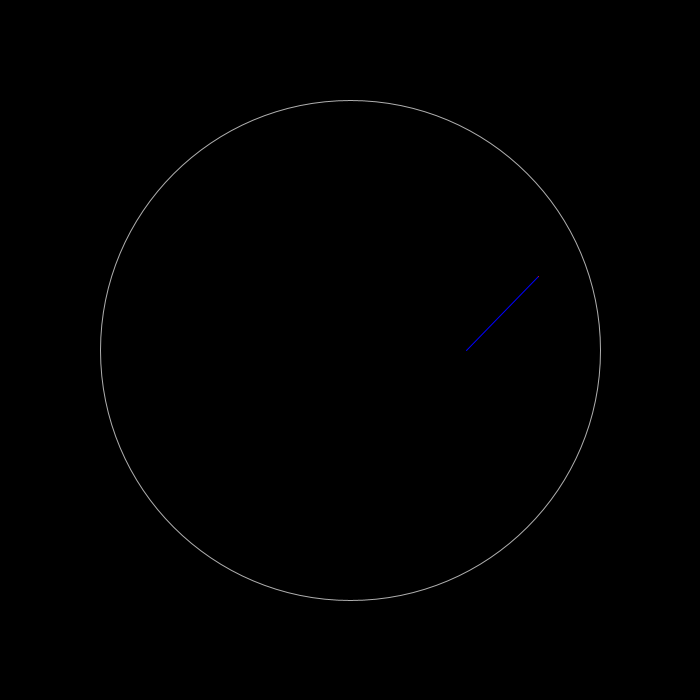
Frame 1 (no input)
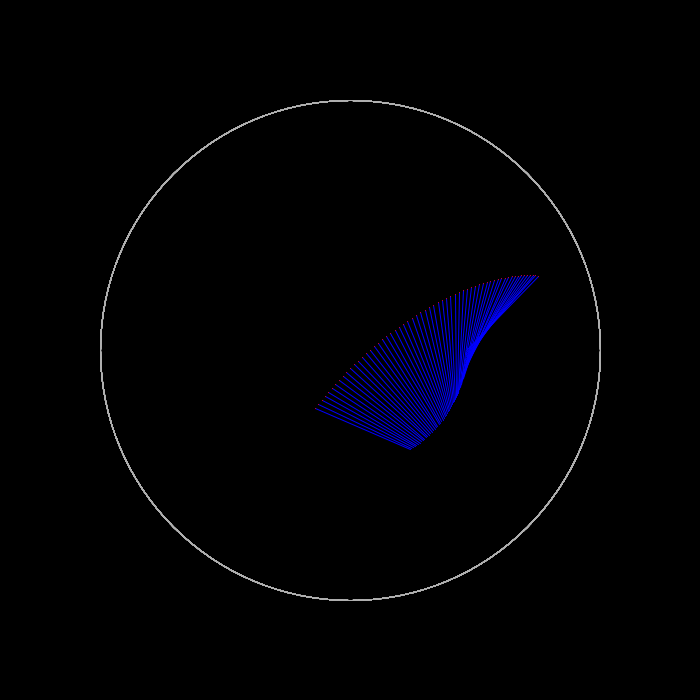
Frame 60 (the mouse pressed at the canvas centre just before this capture)
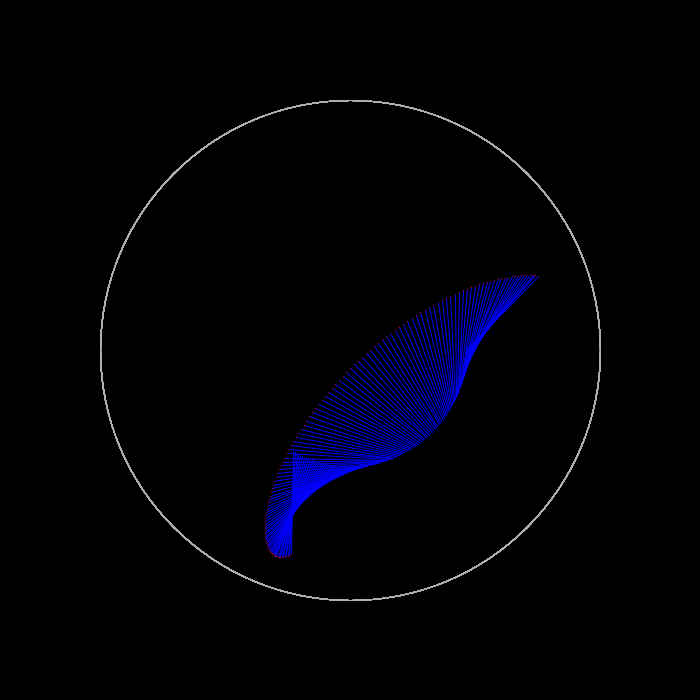
Frame 120 (the mouse held since frame 60 and released just before this capture)

The Processing sketch that drew these frames (run headless with seeded random() and noise(); from frame 60 on, the mouse is pressed at the canvas centre):

// Processing sketch: gear_drawings
// ── gear_drawings.pde
float ogd = 500;
float gcx = 250;
float gcy = 150;
float gcd = 267;
float pointX, pointY;
float offsetPercent = 77;
float offset;
float angle;
int j = 0;
float firstX, firstY;
ArrayList<Blip> blips = new ArrayList<Blip>(); 
boolean doneFlag = false;

void setup () {
  size(700, 700);
  background(0);
  noFill();
//    noLoop();
  offset = (gcd/2) * offsetPercent / 100;
}

void draw () {

//  for (int i = 0; i < 360; i ++) {
    stroke(175);
      ellipse(width/2, height/2, ogd, ogd);
    gcx=(width/2) + cos(radians(j)) * ((ogd - gcd)/2);
    gcy=(height/2) + sin(radians(j)) * ((ogd - gcd)/2);
    pointX= gcx + cos(radians((360-j)*(ogd / gcd))) * offset;
    pointY= gcy + sin(radians((360-j)*(ogd / gcd))) * offset;
      stroke(0, 0, 255);
      line(gcx, gcy, pointX, pointY);
      stroke(255, 0 ,0);
//      strokeWeight(3);
            point(pointX, pointY);
    blips.add(new Blip(pointX, pointY, random(5, 7), color(random(255), random(255), random(255))));
    j++;
    //    println(j);
//    stroke(175);
//        ellipse(gcx, gcy, gcd, gcd);
//  }
//  showBlips();
  println(j);
}

void initBlips() {
}

void showBlips() {
  for (int i = 0; i < blips.size(); i ++) {
    Blip b1 = blips.get(i);
    b1.display();
  }
}

void keyPressed() {
  //  showBlips();
  redraw();
}
// ── Blip.pde
class Blip {
  float x, y, diam;
  color c;
  
  Blip() {
    this.x = 75;
    this.y = 75;
    this.diam = 250;
    this.c = color(255, 0 , 0);
  }
  
  Blip(float x, float y, float d, color c) {
    this.x = x;
    this.y = y;
    this.diam = d;
    this.c = c;
  }
  
  void setX(float x) {
    this.x = x;
  }

  void setY(float y) {
    this.y = y;
  }

  void setDiam(float d) {
    this.diam = d;
  }
  
  void setColor(color c) {
    this.c = c;
  }

  void display() {
    noStroke();
    fill(c);
    ellipse(x, y, diam, diam);
  }
}
